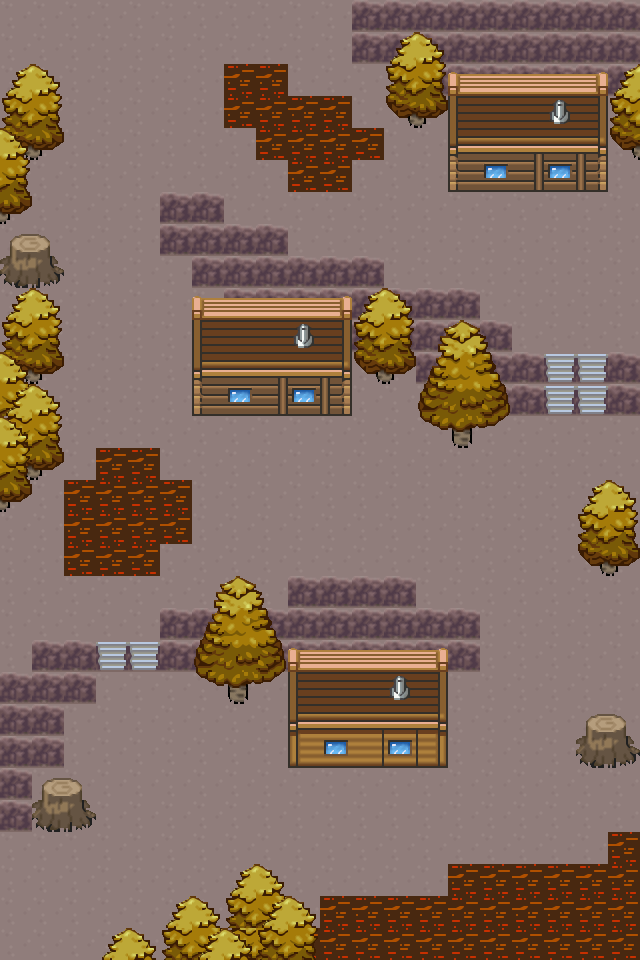

The image is a tile-based game level rendered from a .tmx file. Its description and source (layers, tilesets, objects; grid data summarised) follow:
An orthogonal 20x30 tile map with 32x32 px tiles, 4 tile layers (Tile Layer 1, Tile Layer 2, Tile Layer 3, Tile Layer 4), 3 tilesets and 42 objects (23x event, 19x collision).

<map version="1.10" tiledversion="1.11.1-99-gec89c545" orientation="orthogonal" renderorder="right-down" compressionlevel="0" width="20" height="30" tilewidth="32" tileheight="32" infinite="0" nextlayerid="8" nextobjectid="47">
 <properties>
  <property name="edges" value="clamped" />
 </properties>
 <tileset firstgid="1" source="../gfx/tilesets/core_outdoor.tsx" />
 <tileset firstgid="2776" source="../gfx/tilesets/core_buildings.tsx" />
 <tileset firstgid="5126" source="../gfx/tilesets/oceanset_outside.tsx" />
 <layer id="1" name="Tile Layer 1" width="20" height="30">
  <data>[600 cells, 600 non-empty, 3 distinct tile ids]</data>
 </layer>
 <layer id="2" name="Tile Layer 2" width="20" height="30">
  <data>[600 cells, 76 non-empty, 40 distinct tile ids]</data>
 </layer>
 <layer id="3" name="Tile Layer 3" width="20" height="30">
  <data>[600 cells, 96 non-empty, 24 distinct tile ids]</data>
 </layer>
 <layer id="7" name="Tile Layer 4" width="20" height="30">
  <data>[600 cells, 0 non-empty, 0 distinct tile ids]</data>
 </layer>
 <objectgroup color="#ffff00" id="4" name="Events">
  <object id="4" name="Teleport to Ice Route" type="event" x="0" y="928" width="32" height="32">
   <properties>
    <property name="act1" value="transition_teleport player,water_route_ice.tmx,28,24,0.5" />
    <property name="act2" value="char_face player,left" />
    <property name="cond1" value="is char_at player" />
    <property name="cond2" value="is char_facing player,left" />
   </properties>
  </object>
  <object id="5" name="Teleport to Volcano Path" type="event" x="0" y="0" width="32" height="32">
   <properties>
    <property name="act1" value="transition_teleport player,water_volcano_path.tmx,1,19,0.5" />
    <property name="act2" value="char_face player,up" />
    <property name="cond1" value="is char_at player" />
    <property name="cond2" value="is char_facing player,up" />
   </properties>
  </object>
  <object id="6" name="Teleport to Volcano Path" type="event" x="32" y="0" width="32" height="32">
   <properties>
    <property name="act1" value="transition_teleport player,water_volcano_path.tmx,2,19,0.5" />
    <property name="act2" value="char_face player,up" />
    <property name="cond1" value="is char_at player" />
    <property name="cond2" value="is char_facing player,up" />
   </properties>
  </object>
  <object id="7" name="Teleport to Volcano Path" type="event" x="64" y="0" width="32" height="32">
   <properties>
    <property name="act1" value="transition_teleport player,water_volcano_path.tmx,3,19,0.5" />
    <property name="act2" value="char_face player,up" />
    <property name="cond1" value="is char_at player" />
    <property name="cond2" value="is char_facing player,up" />
   </properties>
  </object>
  <object id="8" name="Teleport to Volcano Path" type="event" x="96" y="0" width="32" height="32">
   <properties>
    <property name="act1" value="transition_teleport player,water_volcano_path.tmx,4,19,0.5" />
    <property name="act2" value="char_face player,up" />
    <property name="cond1" value="is char_at player" />
    <property name="cond2" value="is char_facing player,up" />
   </properties>
  </object>
  <object id="9" name="Teleport to Volcano Path" type="event" x="128" y="0" width="32" height="32">
   <properties>
    <property name="act1" value="transition_teleport player,water_volcano_path.tmx,5,19,0.5" />
    <property name="act2" value="char_face player,up" />
    <property name="cond1" value="is char_at player" />
    <property name="cond2" value="is char_facing player,up" />
   </properties>
  </object>
  <object id="10" name="Teleport to Volcano Path" type="event" x="160" y="0" width="32" height="32">
   <properties>
    <property name="act1" value="transition_teleport player,water_volcano_path.tmx,6,19,0.5" />
    <property name="act2" value="char_face player,up" />
    <property name="cond1" value="is char_at player" />
    <property name="cond2" value="is char_facing player,up" />
   </properties>
  </object>
  <object id="11" name="Teleport to Volcano Path" type="event" x="192" y="0" width="32" height="32">
   <properties>
    <property name="act1" value="transition_teleport player,water_volcano_path.tmx,7,19,0.5" />
    <property name="act2" value="char_face player,up" />
    <property name="cond1" value="is char_at player" />
    <property name="cond2" value="is char_facing player,up" />
   </properties>
  </object>
  <object id="12" name="Teleport to Volcano Path" type="event" x="224" y="0" width="32" height="32">
   <properties>
    <property name="act1" value="transition_teleport player,water_volcano_path.tmx,8,19,0.5" />
    <property name="act2" value="char_face player,up" />
    <property name="cond1" value="is char_at player" />
    <property name="cond2" value="is char_facing player,up" />
   </properties>
  </object>
  <object id="13" name="Teleport to Volcano Path" type="event" x="256" y="0" width="32" height="32">
   <properties>
    <property name="act1" value="transition_teleport player,water_volcano_path.tmx,9,19,0.5" />
    <property name="act2" value="char_face player,up" />
    <property name="cond1" value="is char_at player" />
    <property name="cond2" value="is char_facing player,up" />
   </properties>
  </object>
  <object id="14" name="Teleport to Volcano Path" type="event" x="288" y="0" width="32" height="32">
   <properties>
    <property name="act1" value="transition_teleport player,water_volcano_path.tmx,10,19,0.5" />
    <property name="act2" value="char_face player,up" />
    <property name="cond1" value="is char_at player" />
    <property name="cond2" value="is char_facing player,up" />
   </properties>
  </object>
  <object id="15" name="Teleport to Volcano Path" type="event" x="320" y="0" width="32" height="32">
   <properties>
    <property name="act1" value="transition_teleport player,water_volcano_path.tmx,11,19,0.5" />
    <property name="act2" value="char_face player,up" />
    <property name="cond1" value="is char_at player" />
    <property name="cond2" value="is char_facing player,up" />
   </properties>
  </object>
  <object id="16" name="Teleport to Ice Route" type="event" x="0" y="896" width="32" height="32">
   <properties>
    <property name="act1" value="transition_teleport player,water_route_ice.tmx,28,23,0.5" />
    <property name="act2" value="char_face player,left" />
    <property name="cond1" value="is char_at player" />
    <property name="cond2" value="is char_facing player,left" />
   </properties>
  </object>
  <object id="17" name="Teleport to Ice Route" type="event" x="0" y="864" width="32" height="32">
   <properties>
    <property name="act1" value="transition_teleport player,water_route_ice.tmx,28,22,0.5" />
    <property name="act2" value="char_face player,left" />
    <property name="cond1" value="is char_at player" />
    <property name="cond2" value="is char_facing player,left" />
   </properties>
  </object>
  <object id="18" name="Teleport to Ice Route" type="event" x="0" y="832" width="32" height="32">
   <properties>
    <property name="act1" value="transition_teleport player,water_route_ice.tmx,28,21,0.5" />
    <property name="act2" value="char_face player,left" />
    <property name="cond1" value="is char_at player" />
    <property name="cond2" value="is char_facing player,left" />
   </properties>
  </object>
  </objectgroup>
 <objectgroup color="#ff0000" id="5" name="Collisions">
  <!-- 19 objects omitted --></objectgroup>
</map>
<!-- 27 of 42 objects omitted -->
